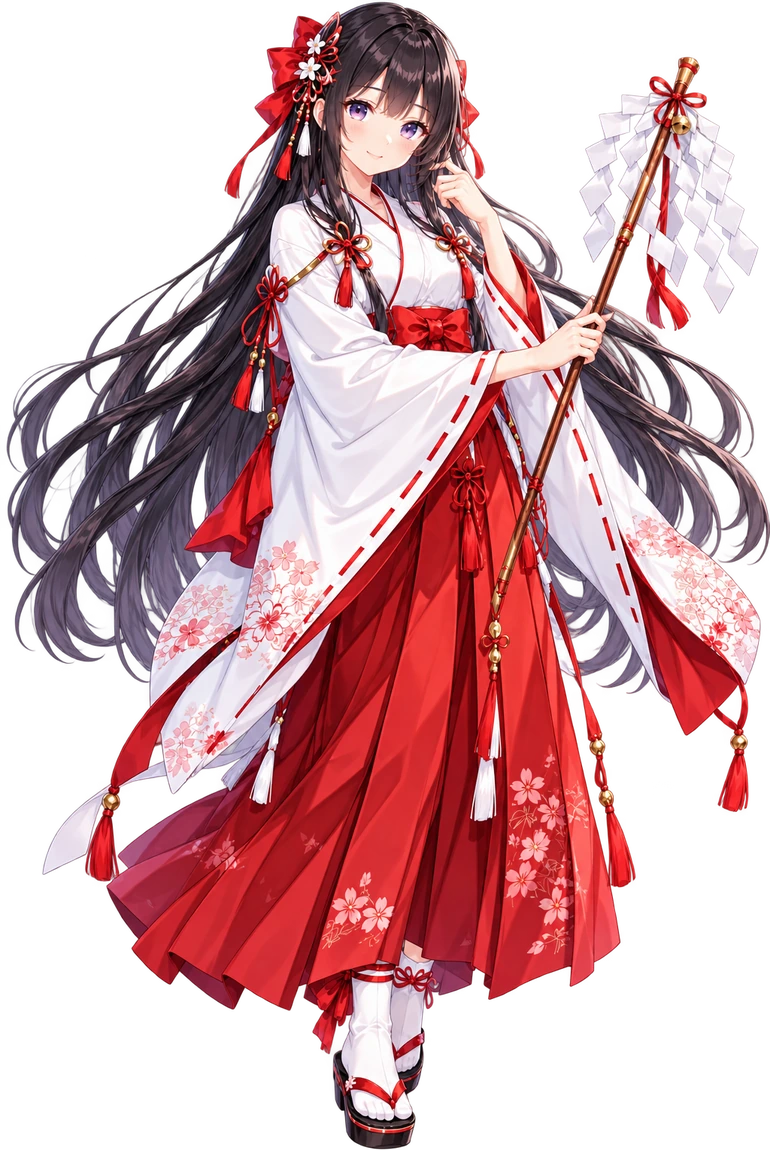
#> input picture images/mio.webp, 770 x 1150 px; its folder holds only this picture in this run
$ python make_transparent.py ../images/mio.webp
#> lines starting #> are read from the running program, lines starting #| are printed output that depends on the picture
#!/usr/bin/env python3
# -*- coding: utf-8 -*-
"""
把「白底」立绘自动抠成透明背景（不需要 GPU，不需要 torch）。

大部分在线绘画平台只能导出白底图，直接放进网站会显示一个白方块。
用这个脚本抠一下就好。

依赖：
    .venv\\Scripts\\python.exe -m pip install pillow
    （或系统 python： python -m pip install pillow）

用法：
    .venv\\Scripts\\python.exe tools\\make_transparent.py                # 处理 images/ 下所有图
    .venv\\Scripts\\python.exe tools\\make_transparent.py mio.png        # 只处理一张
    .venv\\Scripts\\python.exe tools\\make_transparent.py --trim         # 顺便裁掉四周空白
    .venv\\Scripts\\python.exe tools\\make_transparent.py --thresh 50    # 背景阈值调大（渐变背景时用）
"""

import argparse
import os
import shutil
import sys
from pathlib import Path

try:
    from PIL import Image, ImageChops, ImageDraw, ImageFilter
except ImportError:
    sys.exit(
        "缺少 Pillow。请先运行：\n"
        "    .venv\\Scripts\\python.exe -m pip install pillow\n"
        "或  python -m pip install pillow"
    )

ROOT = Path(__file__).resolve().parent.parent
IMAGES = ROOT / "images"
EXTS = {".png", ".jpg", ".jpeg", ".webp"}


def remove_bg(img, thresh=32, erode=1, feather=1):
    """从四边往里洪水填充，把连通的白色背景变透明。"""
    img = img.convert("RGBA")
    w, h = img.size
    rgb = img.convert("RGB").copy()

    sentinel = (255, 0, 255)          # 用来标记"背景"的哨兵色
    seeds = [
        (0, 0), (w - 1, 0), (0, h - 1), (w - 1, h - 1),
        (w // 2, 0), (w // 2, h - 1), (0, h // 2), (w - 1, h // 2),
    ]

    for seed in seeds:
        px = rgb.getpixel(seed)
        # 只有接近白色的角落才开始填充，避免把角色本体涂掉
        if min(px) >= max(180, 255 - thresh - 30):
            try:
                ImageDraw.floodfill(rgb, seed, sentinel, thresh=thresh)
            except Exception:
                pass

    # 找出被标记为哨兵色的像素
    r, g, b = rgb.split()
    is_bg = ImageChops.multiply(
        r.point(lambda v: 255 if v >= 250 else 0),
        ImageChops.multiply(
            g.point(lambda v: 255 if v <= 5 else 0),
            b.point(lambda v: 255 if v >= 250 else 0),
        ),
    )

    alpha = ImageChops.invert(is_bg)

    # 向内收缩一点，消掉角色边缘的白色描边
    if erode > 0:
        alpha = alpha.filter(ImageFilter.MinFilter(erode * 2 + 1))

    # 轻微羽化，边缘不那么硬
    if feather > 0:
        alpha = alpha.filter(ImageFilter.GaussianBlur(feather))

    out = img.copy()
    out.putalpha(alpha)
    return out


def trim_alpha(img, pad=6):
    """按不透明区域裁剪四周空白。"""
    bbox = img.getchannel("A").getbbox()
    if not bbox:
        return img
    left, top, right, bottom = bbox
    left = max(0, left - pad)
    top = max(0, top - pad)
    right = min(img.width, right + pad)
    bottom = min(img.height, bottom + pad)
    return img.crop((left, top, right, bottom))


def process(path, args):
    img = Image.open(path)
    before = img.size

    out = remove_bg(img, thresh=args.thresh, erode=args.erode, feather=args.feather)
    if args.trim:
        out = trim_alpha(out)

    if out.mode != "RGBA":
        out = out.convert("RGBA")

    target = path.with_suffix(".png")
    if not args.overwrite and target.exists() and target != path:
        backup = target.with_name(target.stem + "_bak" + target.suffix)
        shutil.copy2(target, backup)

    out.save(target, "PNG")
    print(f"  ✓ {path.name:20} {before[0]}x{before[1]}  ->  {out.size[0]}x{out.size[1]}  {target.name}")
    return target


def _setup_console():
    """Windows 控制台 UTF-8 输出。"""
    if os.name == "nt":
        try:
            import ctypes
            ctypes.windll.kernel32.SetConsoleOutputCP(65001)
            ctypes.windll.kernel32.SetConsoleCP(65001)
        except Exception:
            pass
    for s in (sys.stdout, sys.stderr):
        try:
            s.reconfigure(encoding="utf-8", errors="replace", line_buffering=True)
        except Exception:
            pass


def main():
    _setup_console()

    ap = argparse.ArgumentParser(description="白底立绘 -> 透明背景")
    ap.add_argument("files", nargs="*", help="指定文件（默认处理 images/ 下全部）")
    ap.add_argument("--thresh", type=int, default=32, help="背景色容差，默认 32；渐变背景可调到 50~80")
    ap.add_argument("--erode", type=int, default=1, help="边缘收缩像素，默认 1")
    ap.add_argument("--feather", type=int, default=1, help="边缘羽化，默认 1")
    ap.add_argument("--trim", action="store_true", help="顺便裁掉四周空白")
    ap.add_argument("--overwrite", action="store_true", help="覆盖原文件（默认另存为 .png）")
    args = ap.parse_args()

    if args.files:
        targets = []
        for f in args.files:
            p = Path(f)
            if not p.is_absolute():
                p = (IMAGES / p) if (IMAGES / p).exists() else Path.cwd() / p
            if p.exists():
                targets.append(p)
            else:
                print(f"  ! 找不到 {f}")
    else:
        targets = [p for p in sorted(IMAGES.iterdir()) if p.suffix.lower() in EXTS and p.stem != "README"]

    if not targets:
        print("没有要处理的图片。把生成的立绘放进 images/ 再运行。")
        return

    print("=" * 60)
    print("  \u2728  白底 -> 透明背景")
    print("=" * 60)
    for p in targets:
        try:
            process(p, args)
#> in process, img is the input picture: PIL image 770x1150 RGBA; mean R, G, B, A 107.4, 63.2, 68.5, 140.2
#> in remove_bg, `rgb = img.convert("RGB").copy()`:
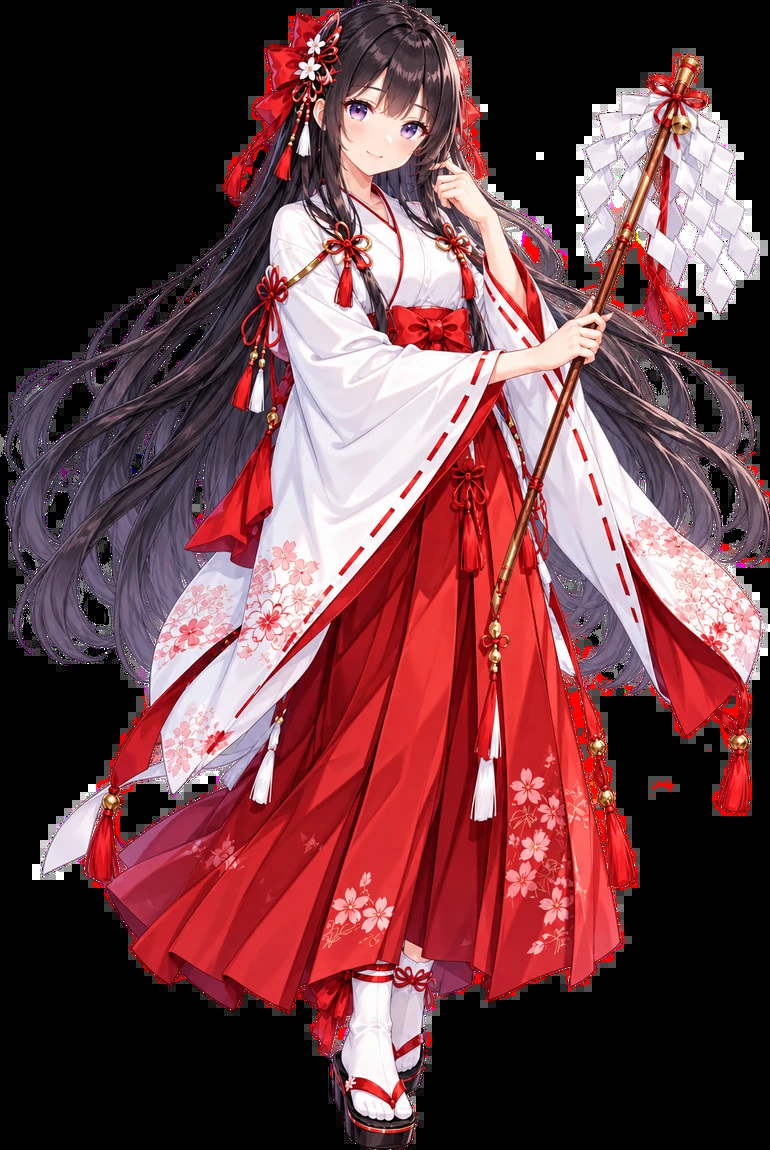
#> rgb: PIL image 770x1150 RGB; mean R, G, B 107.4, 63.2, 68.5
#> the loop in remove_bg, `for seed in seeds:` made 8 passes
#> px on passes 1 to 8: (0, 0, 0), (0, 0, 0), (0, 0, 0), (0, 0, 0), (76, 45, 67), (16, 4, 8), (0, 0, 0), (0, 0, 0)
#> in remove_bg, `r, g, b = rgb.split()`:
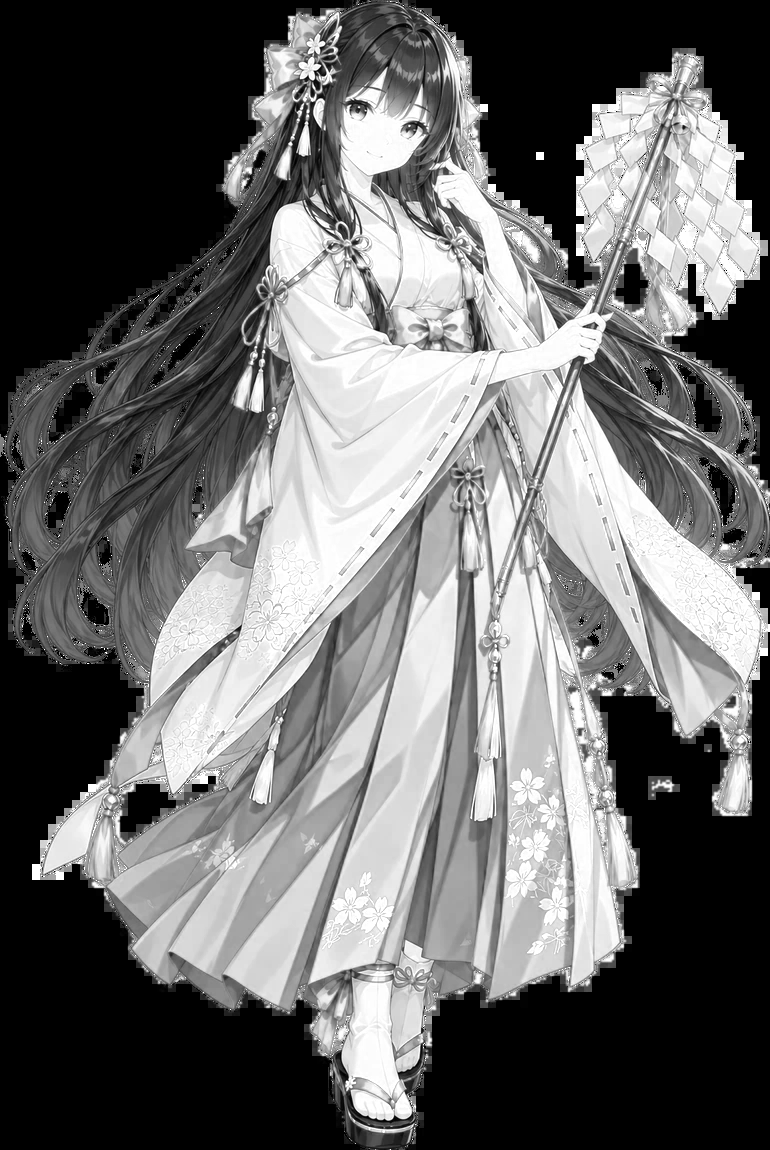
#> r: PIL image 770x1150 L; min 0, max 255, mean 107.4
#> in remove_bg, `r, g, b = rgb.split()`:
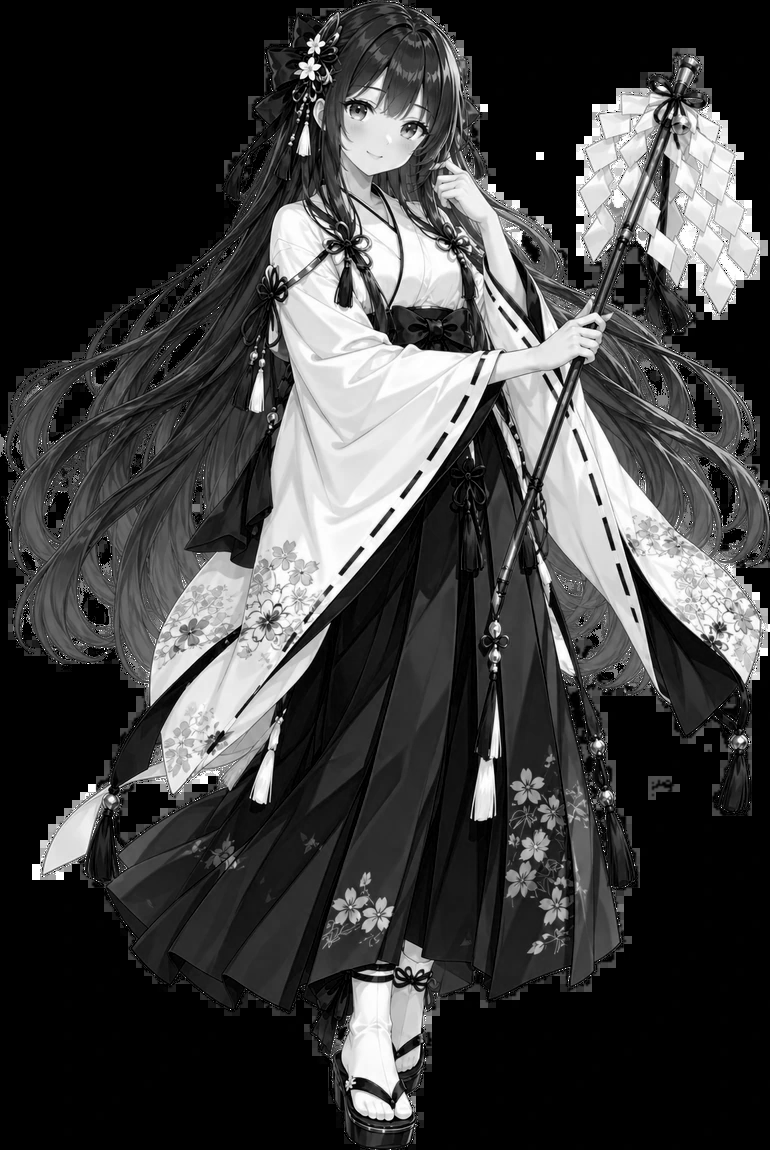
#> g: PIL image 770x1150 L; min 0, max 255, mean 63.2
#> in remove_bg, `r, g, b = rgb.split()`:
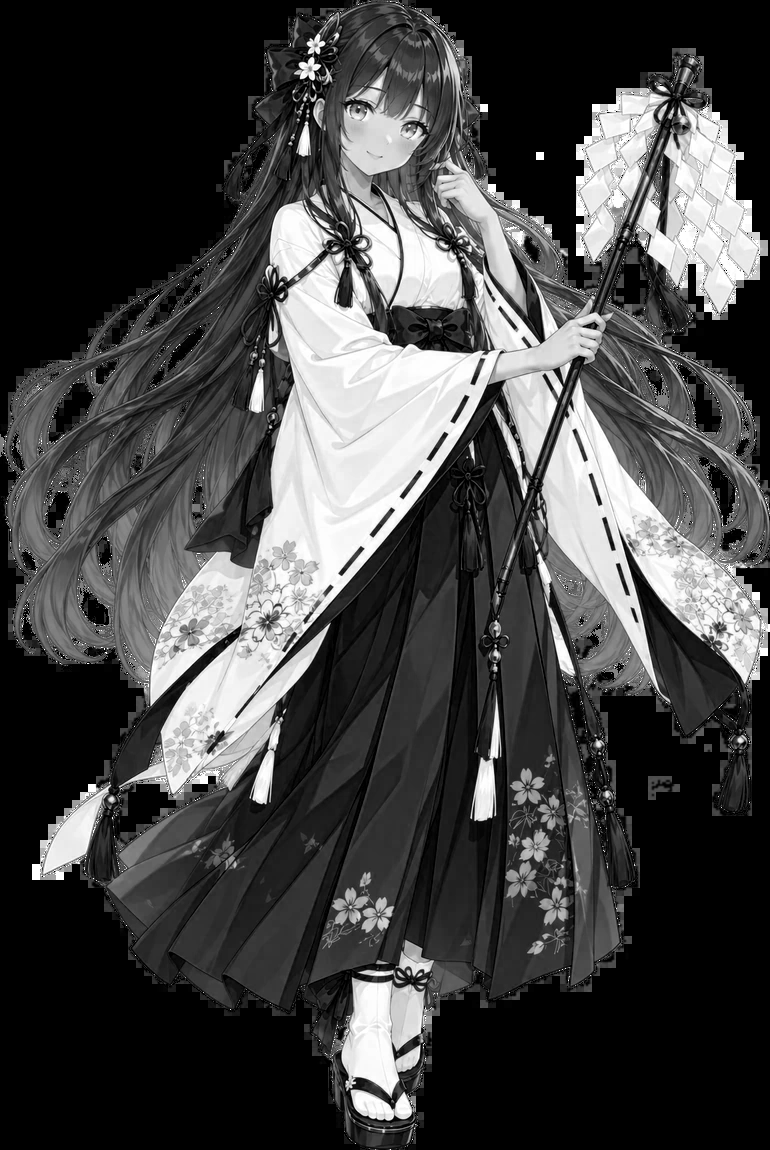
#> b: PIL image 770x1150 L; min 0, max 255, mean 68.5
#> in remove_bg, `is_bg = ImageChops.multiply( r.point(lambda v: 255 if v >= 250 else 0)..`: is_bg: PIL image 770x1150 L; every value is 0
#> in remove_bg, `alpha = ImageChops.invert(is_bg)`: alpha: PIL image 770x1150 L; every value is 255
#|   ✓ mio.webp             770x1150  ->  770x1150  mio.png
        except Exception as e:
            print(f"  ! {p.name} 处理失败：{type(e).__name__}: {e}")
    print("=" * 60)
    print("  完成。接着运行：python tools\\use_images.py")
    print("=" * 60)


if __name__ == "__main__":
    main()
